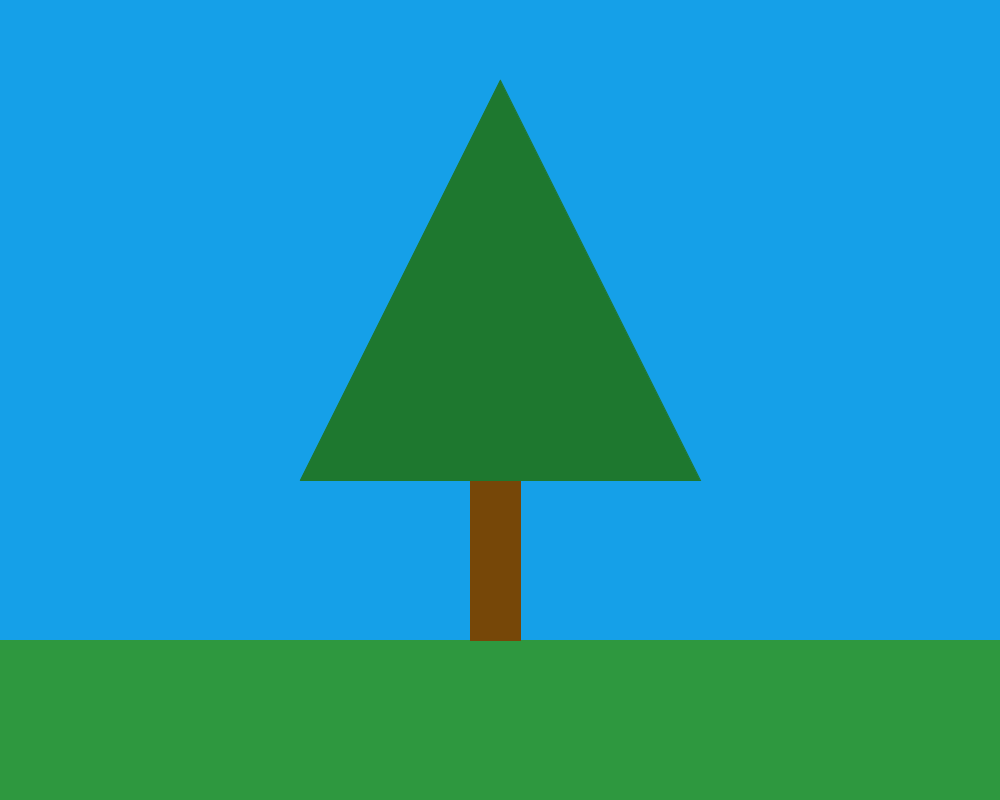
Frame 1 (no input)
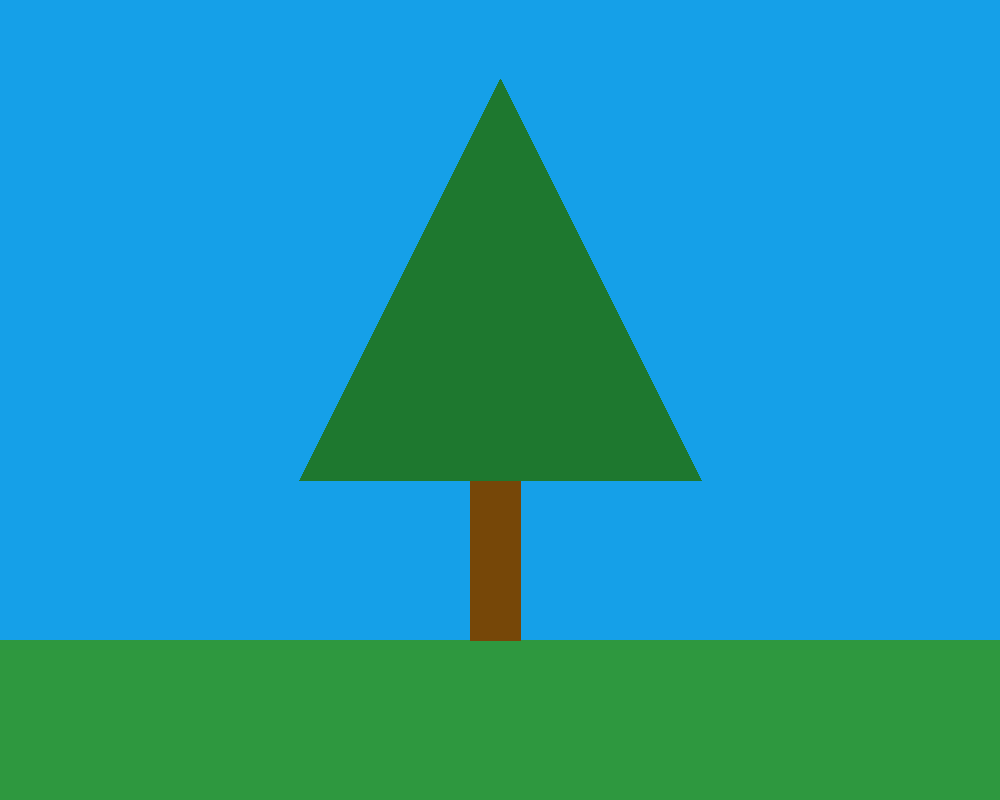
Frame 60 (the mouse pressed at the canvas centre just before this capture)
Frame 120 (the mouse held since frame 60 and released just before this capture): identical to frame 60, image omitted

The Processing sketch that drew these frames (run headless with seeded random() and noise(); from frame 60 on, the mouse is pressed at the canvas centre):

// Processing sketch: Tarea1_Canvas
// ── Tarea1_Canvas.pde
void setup() {
  size(1000,800);
  background(#15A0E8);
}

void draw() {
  cesped();
  tronco();
  hojas();
}

// ── funciones.pde
float centroX = width/2;
float centroY = height/2;

void cesped() {
  stroke(#2E983F);
  fill(#2E983F);
  rect(0, height*0.8, width, height*0.2);
}

void tronco() {
  fill(#764708);
  stroke(#764708);
  rect(width*0.47,height*0.5,width*0.05,height*0.3);
}

void hojas() {
  fill(#1E782F);
  stroke(#1E782F);
  float x1 =width*0.3;
  float y1 =height*0.6;
  float x2 =width*0.7;
  float y2 =height*0.6;
  float x3 =width*0.5;
  float y3 =height*0.1;

  triangle(x1,y1,x2,y2,x3,y3);
}
